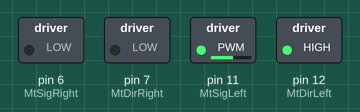
This sketch was run on a simulated Arduino Uno, built with avr-gcc and run on an emulated ATmega328P. On the bench: switched loads named in the sketch (green lamp = pin HIGH).

Above: at 0.1 s.
At 3.1 s:
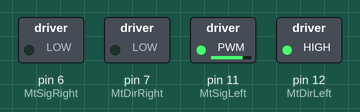
At 6.1 s:
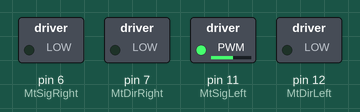
At 16.1 s:
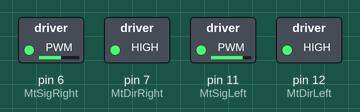
At 26.1 s:
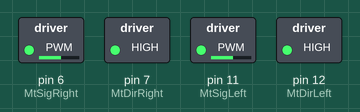
At 32.1 s:
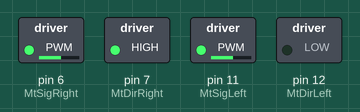
Timing chart, 0 to 40.0 s (numbered marks = the images above):
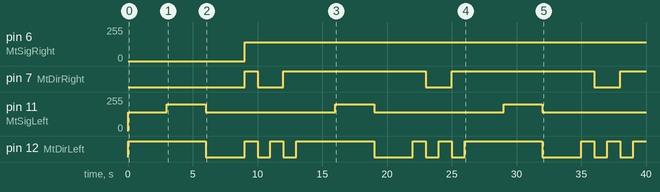

The sketch:

ngt-mt-grdmtr-1A.ino
```cpp
// Faya-Nugget Sample Code
// Date: 2015/04/28
// Module Name: Geared Motor
// Module Number: #ngt-mt-grdmtr-1A
// Description: 用Arduino輸出3組不同的訊號,控制減速馬達的轉速以及方向.
// 英文的Description: Using Arduino, we can tell our motor(s) how fast to turn, and in which direction to turn.
// Wiring: Module Pin ==> Arduino Pin
//                SIG ==> D11
//                DIR ==> D12

// define pins

//left motor pins
int MtSigLeft=11;
int MtDirLeft=12;

//right motor pins
int MtSigRight=6;
int MtDirRight=7;

/*Setting the motor to low causes it to go clockwise.*/
/*Setting the motor to high causes it to go counter-clockwise*/
/*You can change the MtSig(Left/Right) pin(s) to adjust the speed.*/
void setup()
{
  // initialize the digital pin as an output.
  pinMode(MtSigLeft,OUTPUT);
  pinMode(MtDirLeft,OUTPUT);
  pinMode(MtSigRight,OUTPUT);
  pinMode(MtDirRight,OUTPUT);
}

void turnRight(){

    analogWrite(MtSigLeft,140);
    digitalWrite(MtDirLeft,HIGH);

    analogWrite(MtSigRight,140);
    digitalWrite(MtDirRight,HIGH);
}

void turnLeft(){

    analogWrite(MtSigLeft,140);
    digitalWrite(MtDirLeft,LOW);

    analogWrite(MtSigRight,140);
    digitalWrite(MtDirRight,LOW);
}

void goForward(){

    analogWrite(MtSigLeft,140);
    digitalWrite(MtDirLeft,HIGH);

    analogWrite(MtSigRight,140);
    digitalWrite(MtDirRight,LOW);
}

void goBackward( ){

    analogWrite(MtSigLeft,140);
    digitalWrite(MtDirLeft,LOW);

    analogWrite(MtSigRight,140);
    digitalWrite(MtDirRight,HIGH);
}

void loop()
{

    //Direct motor control examples

    //Slow, clockwise spin.
    //順時針慢速
    analogWrite(MtSigLeft,140);
    digitalWrite(MtDirLeft,HIGH);
    delay(3000);

    //Fast, clockwise spin.
    //順時針高速
    analogWrite(MtSigLeft,200);
    digitalWrite(MtDirLeft,HIGH);
    delay(3000);

    //Slow, counter-clockwise spin.
    //逆時針慢速
    analogWrite(MtSigLeft,140);
    digitalWrite(MtDirLeft,LOW);
    delay(3000);


    //Function call examples
    turnRight( );
    delay( 1000 );
    turnLeft( );
    delay( 1000 );
    goForward( );
    delay( 1000 );
    goBackward( );
    delay( 1000 );
}
```

Measured:
- by itself, pin 6 (MtSigRight): 0/255 → 140/255 at 9.0 s
- by itself, pin 7 (MtDirRight): repeats every 13.0 s: LOW 2.0 s, HIGH 11.0 s
- by itself, pin 11 (MtSigLeft): repeats every 13.0 s: 200/255 3.0 s, 140/255 10.0 s
- by itself, pin 12 (MtDirLeft): repeats every 13.0 s: LOW 3.0 s, 2 × (HIGH 1.0 s, LOW 1.0 s), HIGH 6.0 s
